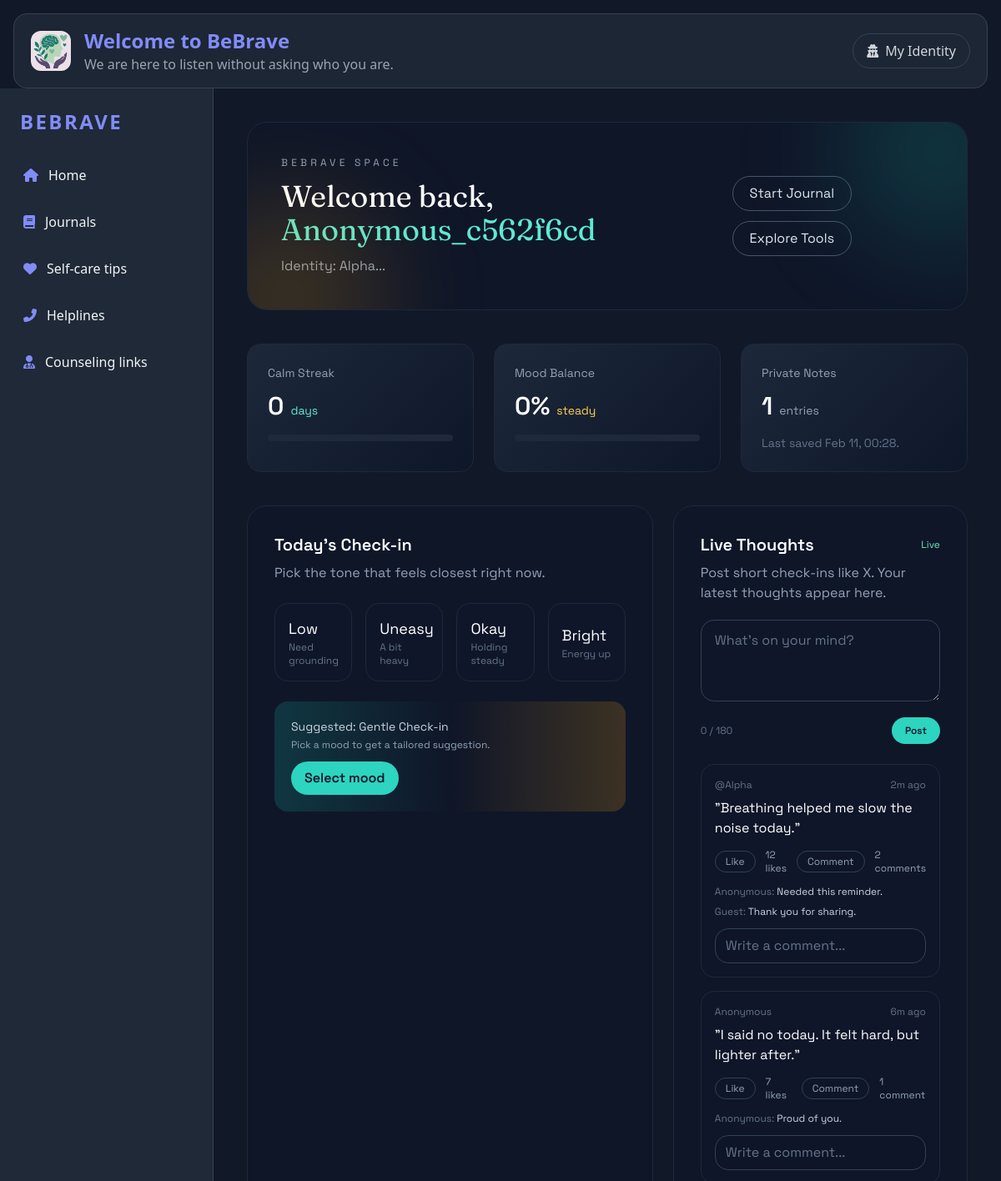
The app's page /home/ (signed in) with its own data.
### account/models.py (models this page shows, shortened)
class AnonymousUserAccount(AbstractUser):
    codename = models.CharField(max_length=100, unique=True)
    is_fully_anonymous = models.BooleanField(default=True)

class JournalEntry(models.Model):
    user = models.ForeignKey(
        settings.AUTH_USER_MODEL,
        on_delete=models.CASCADE,
        related_name='journal_entries'
    )
    title = models.CharField(max_length=120, blank=True)
    body = models.TextField()
    created_at = models.DateTimeField(auto_now_add=True)
    updated_at = models.DateTimeField(auto_now=True)
    class Meta:
        ordering = ['-created_at']

### dashboard/views.py (the view, shortened to what this page needs)
# urls.py: path('home/', views.dashboard_home, name='dashboard_home'),
@login_required
def dashboard_home(request):
    today = date.today()
    streak = 0
    day_cursor = today
    while True:
        if DailyMood.objects.filter(user=request.user, date=day_cursor).exists():
            streak += 1
            day_cursor -= timedelta(days=1)
        else:
            break
    week_start = today - timedelta(days=6)
    recent_moods = list(DailyMood.objects.filter(
        user=request.user,
        date__gte=week_start,
        date__lte=today
    ))
    if recent_moods:
        mood_weights = {
            'low': 30,
            'uneasy': 50,
            'okay': 70,
            'bright': 90,
        }
        total_weight = 0
        weighted_sum = 0
        for entry in recent_moods:
            days_ago = (today - entry.date).days
            recency = max(1, 7 - days_ago)
            score = mood_weights.get(entry.mood, 50)
            total_weight += recency
            weighted_sum += score * recency
        mood_balance = int(round(weighted_sum / total_weight)) if total_weight else 0
    else:
        mood_balance = 0
    note_count = JournalEntry.objects.filter(user=request.user).count()
    last_note = JournalEntry.objects.filter(user=request.user).first()
    today_mood = DailyMood.objects.filter(user=request.user, date=today).first()
    mood_key = today_mood.mood if today_mood else None
    suggestions = {
        'low': {
            'title': 'Grounding Breath',
            'desc': 'Try a 2-minute 4-6 breathing rhythm to slow the noise.',
            'cta': 'Start grounding',
            'seconds': 120,
            'done': 'You completed a grounding reset. Well done.'
        },
        'uneasy': {
            'title': 'Reset Walk',
            'desc': 'A short, slow walk with a 3-step inhale, 4-step exhale.',
            'cta': 'Begin reset',
            'seconds': 180,
            'done': 'Nice work. Your reset walk is complete.'
        },
        'okay': {
            'title': 'Focus Sprint',
            'desc': '10-minute focus sprint with a single intention.',
            'cta': 'Start focus',
            'seconds': 600,
            'done': 'Great focus. You finished your sprint.'
        },
        'bright': {
            'title': 'Gratitude Note',
            'desc': 'Write three small wins from today in your journal.',
            'cta': 'Write now',
            'seconds': 120,
            'done': 'Yay! Gratitude logged.'
        },
    }
    suggestion = suggestions.get(mood_key, {
        'title': 'Gentle Check-in',
        'desc': 'Pick a mood to get a tailored suggestion.',
        'cta': 'Select mood',
        'seconds': 0,
        'done': 'Nice work showing up today.'
    })
    context = {
        'calm_streak_days': streak,
        'mood_balance_pct': mood_balance,
        'private_notes_count': note_count,
        'last_note_time': last_note.created_at if last_note else None,
        'today_mood': mood_key,
        'suggestion': suggestion,
    }
    return render(request, 'dashboard/home.html', context)

### dashboard/templates/dashboard/home.html (shortened to what this page needs)
{% extends "base.html" %}
{% block content %}
<div class="bb-sans space-y-10">
    <section class="relative overflow-hidden rounded-3xl border border-slate-800 bg-slate-900/80 p-8 md:p-10">
        <div class="absolute -top-20 -right-20 h-56 w-56 rounded-full bg-teal-500/20 blur-3xl"></div>
        <div class="absolute -bottom-24 -left-16 h-56 w-56 rounded-full bg-amber-500/20 blur-3xl"></div>
        <div class="flex flex-col md:flex-row md:items-center md:justify-between gap-6">
            <div class="space-y-3">
                <p class="text-xs uppercase tracking-[0.35em] text-slate-400">BeBrave Space</p>
                <h2 class="bb-title text-3xl md:text-4xl text-white">
                    Welcome back, <span class="text-teal-300">{{ user.codename }}</span>
                </h2>
                <p class="text-slate-400">Identity: {{ user.username|slice:":8" }}...</p>
            </div>
            <div class="flex flex-wrap gap-3">
                <a href="{% url 'dashboard:journal' %}" class="rounded-full border border-slate-600 px-5 py-2 text-slate-200 hover:border-teal-400 hover:text-teal-300 transition">Start Journal</a>
                <button class="rounded-full border border-slate-600 px-5 py-2 text-slate-200 hover:border-amber-400 hover:text-amber-300 transition">Explore Tools</button>
            </div>
        </div>
    </section>
    <section class="grid gap-6 md:grid-cols-3">
        <div class="bb-card rounded-2xl p-6 border border-slate-800 bb-fade" style="animation-delay: 0.05s;">
            <p class="text-slate-400 text-sm">Calm Streak</p>
            <div class="mt-3 flex items-baseline gap-2">
                <span class="text-3xl font-semibold text-white">{{ calm_streak_days }}</span>
                <span class="text-sm text-teal-300">days</span>
            </div>
            <div class="mt-4 h-2 rounded-full bg-slate-800">
            </div>
        </div>
        <div class="bb-card rounded-2xl p-6 border border-slate-800 bb-fade" style="animation-delay: 0.1s;">
            <p class="text-slate-400 text-sm">Mood Balance</p>
            <div class="mt-3 flex items-baseline gap-2">
                <span class="text-3xl font-semibold text-white">{{ mood_balance_pct }}%</span>
                <span class="text-sm text-amber-300">steady</span>
            </div>
            <div class="mt-4 h-2 rounded-full bg-slate-800">
            </div>
        </div>
        <div class="bb-card rounded-2xl p-6 border border-slate-800 bb-fade" style="animation-delay: 0.15s;">
            <p class="text-slate-400 text-sm">Private Notes</p>
            <div class="mt-3 flex items-baseline gap-2">
                <span class="text-3xl font-semibold text-white">{{ private_notes_count }}</span>
                <span class="text-sm text-slate-400">entries</span>
            </div>
            {% if last_note_time %}
            <p class="mt-4 text-sm text-slate-500">Last saved {{ last_note_time|date:"M d, H:i" }}.</p>
            {% else %}
            <p class="mt-4 text-sm text-slate-500">No entries yet.</p>
            {% endif %}
        </div>
    </section>
    <section class="grid gap-6 lg:grid-cols-[1.4fr_1fr]">
        <div class="rounded-3xl border border-slate-800 bg-slate-900/80 p-6 md:p-8">
            <h3 class="text-xl font-semibold text-white">Today's Check-in</h3>
            <p class="text-slate-400 mt-2">Pick the tone that feels closest right now.</p>
            <form method="post" class="mt-6 grid grid-cols-2 sm:grid-cols-4 gap-4">
                <button type="submit" name="mood" value="low" class="rounded-2xl border border-slate-800 bg-slate-900/70 p-4 text-left hover:border-teal-400 hover:bg-slate-800/80 transition {% if today_mood == 'low' %}border-teal-400 bg-slate-800/80{% endif %}">
                    <p class="text-lg text-white">Low</p>
                    <p class="text-xs text-slate-500">Need grounding</p>
                </button>
                <button type="submit" name="mood" value="uneasy" class="rounded-2xl border border-slate-800 bg-slate-900/70 p-4 text-left hover:border-amber-400 hover:bg-slate-800/80 transition {% if today_mood == 'uneasy' %}border-amber-400 bg-slate-800/80{% endif %}">
                    <p class="text-lg text-white">Uneasy</p>
                    <p class="text-xs text-slate-500">A bit heavy</p>
                </button>
                <button type="submit" name="mood" value="okay" class="rounded-2xl border border-slate-800 bg-slate-900/70 p-4 text-left hover:border-teal-400 hover:bg-slate-800/80 transition {% if today_mood == 'okay' %}border-teal-400 bg-slate-800/80{% endif %}">
                    <p class="text-lg text-white">Okay</p>
                    <p class="text-xs text-slate-500">Holding steady</p>
                </button>
                <button type="submit" name="mood" value="bright" class="rounded-2xl border border-slate-800 bg-slate-900/70 p-4 text-left hover:border-amber-400 hover:bg-slate-800/80 transition {% if today_mood == 'bright' %}border-amber-400 bg-slate-800/80{% endif %}">
                    <p class="text-lg text-white">Bright</p>
                    <p class="text-xs text-slate-500">Energy up</p>
                </button>
            </form>
            <div class="mt-6 rounded-2xl bg-gradient-to-r from-teal-500/20 via-slate-900/0 to-amber-500/20 p-5">
                <p class="text-sm text-slate-300">Suggested: {{ suggestion.title }}</p>
                <p class="text-xs text-slate-400 mt-1">{{ suggestion.desc }}</p>
                <div class="mt-3 flex flex-wrap items-center gap-3">
                    <button type="button" id="suggestion-start" data-seconds="{{ suggestion.seconds }}" data-done="{{ suggestion.done|escapejs }}" class="rounded-full bg-teal-400 px-4 py-2 text-slate-900 font-semibold hover:bg-teal-300 transition">{{ suggestion.cta }}</button>
                </div>
            </div>
        </div>
        <div class="rounded-3xl border border-slate-800 bg-slate-900/80 p-6 md:p-8">
            <div class="flex items-center justify-between">
                <h3 class="text-xl font-semibold text-white">Live Thoughts</h3>
                <span class="text-xs text-emerald-300">Live</span>
            </div>
            <p class="text-slate-400 mt-2">Post short check-ins like X. Your latest thoughts appear here.</p>
            <form class="mt-5 space-y-3">
                <textarea rows="3" placeholder="What's on your mind?" class="w-full rounded-2xl border border-slate-700 bg-slate-900/60 px-4 py-3 text-white placeholder-slate-500 focus:outline-none focus:ring-2 focus:ring-teal-400"></textarea>
                <div class="flex items-center justify-between text-xs text-slate-500">
                    <span>0 / 180</span>
                    <button type="button" class="rounded-full bg-teal-400 px-4 py-2 text-slate-900 font-semibold hover:bg-teal-300 transition">Post</button>
                </div>
            </form>
            <div class="mt-6 space-y-4">
                <div class="rounded-2xl border border-slate-800 bg-slate-900/60 p-4 hover:border-teal-400 transition">
                    <div class="flex items-center justify-between text-xs text-slate-500">
                        <span>@{{ user.username|slice:":8" }}</span>
                        <span>2m ago</span>
                    </div>
                    <p class="text-white mt-2">"Breathing helped me slow the noise today."</p>
                    <div class="mt-3 flex items-center gap-3 text-xs text-slate-400">
                        <button type="button" class="rounded-full border border-slate-700 px-3 py-1 hover:border-teal-400 hover:text-teal-300 transition">Like</button>
                        <span>12 likes</span>
                        <button type="button" class="rounded-full border border-slate-700 px-3 py-1 hover:border-amber-400 hover:text-amber-300 transition">Comment</button>
                        <span>2 comments</span>
                    </div>
                    <div class="mt-3 space-y-2 text-xs text-slate-300">
                        <p><span class="text-slate-500">Anonymous:</span> Needed this reminder.</p>
                        <p><span class="text-slate-500">Guest:</span> Thank you for sharing.</p>
                    </div>
                    <div class="mt-3">
                        <input type="text" placeholder="Write a comment..." class="w-full rounded-2xl border border-slate-700 bg-slate-900/60 px-3 py-2 text-white placeholder-slate-500 focus:outline-none focus:ring-2 focus:ring-teal-400">
                    </div>
                </div>
                <div class="rounded-2xl border border-slate-800 bg-slate-900/60 p-4 hover:border-slate-600 transition">
                    <div class="flex items-center justify-between text-xs text-slate-500">
                        <span>Anonymous</span>
                        <span>6m ago</span>
                    </div>
                    <p class="text-white mt-2">"I said no today. It felt hard, but lighter after."</p>
                    <div class="mt-3 flex items-center gap-3 text-xs text-slate-400">
                        <button type="button" class="rounded-full border border-slate-700 px-3 py-1 hover:border-teal-400 hover:text-teal-300 transition">Like</button>
                        <span>7 likes</span>
                        <button type="button" class="rounded-full border border-slate-700 px-3 py-1 hover:border-amber-400 hover:text-amber-300 transition">Comment</button>
                        <span>1 comment</span>
                    </div>
                    <div class="mt-3 space-y-2 text-xs text-slate-300">
                        <p><span class="text-slate-500">Anonymous:</span> Proud of you.</p>
                    </div>
                    <div class="mt-3">
                        <input type="text" placeholder="Write a comment..." class="w-full rounded-2xl border border-slate-700 bg-slate-900/60 px-3 py-2 text-white placeholder-slate-500 focus:outline-none focus:ring-2 focus:ring-teal-400">
                    </div>
                </div>
            </div>
        </div>
    </section>
</div>
{% endblock %}

### records on screen
AnonymousUserAccount: codename "Anonymous_c562f6cd", username "Alpha"
JournalEntry: created_at "Feb 11, 00:28"

### other values on screen
{{ calm_streak_days }} "0"
{{ mood_balance_pct }} "0"
{{ private_notes_count }} "1"
{{ suggestion.title }} "Gentle Check-in"
{{ suggestion.desc }} "Pick a mood to get a tailored suggestion."
{{ suggestion.cta }} "Select mood"
